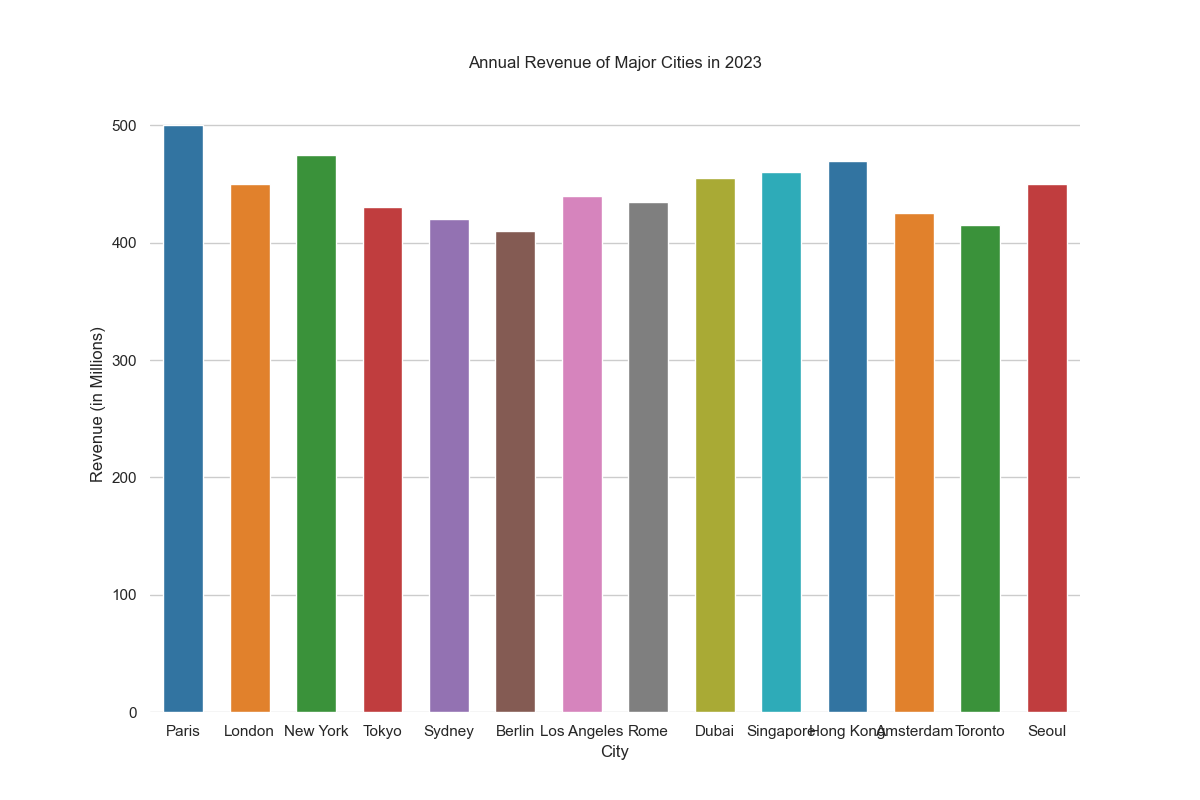

This figure's Python source:

import seaborn as sns
import pandas as pd
import matplotlib.pyplot as plt

data = {
    'City': ['Paris', 'London', 'New York', 'Tokyo', 'Sydney', 'Berlin', 
             'Los Angeles', 'Rome', 'Dubai', 'Singapore', 'Hong Kong', 
             'Amsterdam', 'Toronto', 'Seoul'],
    'Revenue (in Millions)': [500, 450, 475, 430, 420, 410, 440, 435, 455, 
                              460, 470, 425, 415, 450]
}

df = pd.DataFrame(data)

plt.figure(figsize=(12, 8))
sns.barplot(x='City', y='Revenue (in Millions)', data=df,
            palette=['#1f77b4', '#ff7f0e', '#2ca02c', '#d62728', 
                     '#9467bd', '#8c564b', '#e377c2', '#7f7f7f', 
                     '#bcbd22', '#17becf', '#1f77b4', '#ff7f0e', 
                     '#2ca02c', '#d62728'],
            width=0.6)

plt.xlabel('City')
plt.ylabel('Revenue (in Millions)')
plt.title('Annual Revenue of Major Cities in 2023', pad=20)
sns.despine(left=True, bottom=True)

plt.show()
